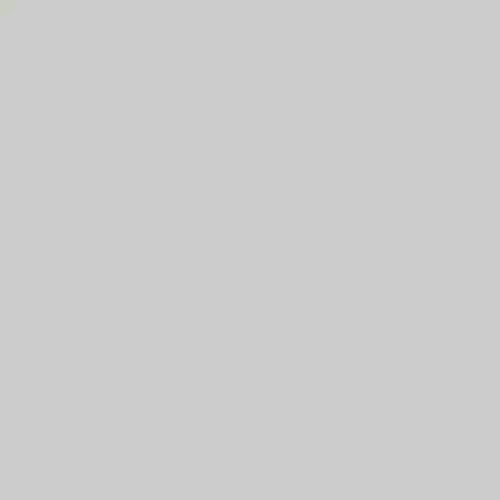
Frame 1 (no input)
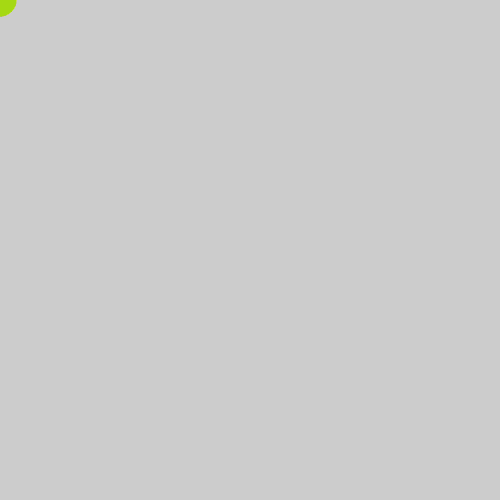
Frame 60 (the mouse pressed at the canvas centre just before this capture)
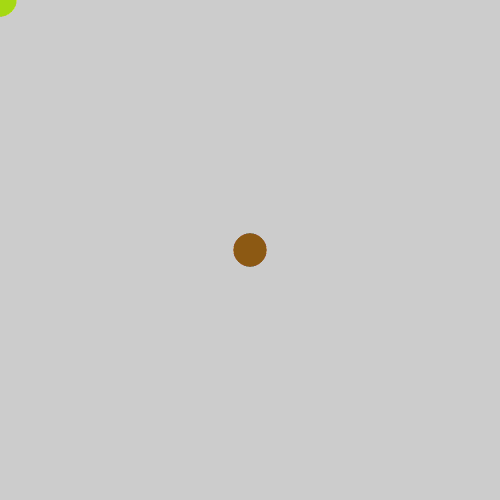
Frame 120 (the mouse held since frame 60 and released just before this capture)

The Processing sketch that drew these frames (run headless with seeded random() and noise(); from frame 60 on, the mouse is pressed at the canvas centre):

// Processing sketch: Exercise_23_2
// ── Exercise_23_2.pde
//Lauren Henry
//Exercise 23.2

void setup(){
  size(500,500);
  smooth();
  noStroke();
}
 float R1 = random (0,255);
 float R2 = random (0,255);
 float G1 = random (0,255);
 float G2 = random (0,255);
 float B1 = random (0.255);
 float B2 = random (0,255); 
void draw(){
fill(R1,G1,B1,10);
ellipse (mouseX,mouseY,33,33);
} 
void mousePressed(){
  R1 = random (0,255);
  R2 = random (0,255);
  G1 = random (0,255);
  G2 = random (0,255);
  B1 = random (0.255);
  B2 = random (0,255); 
}
